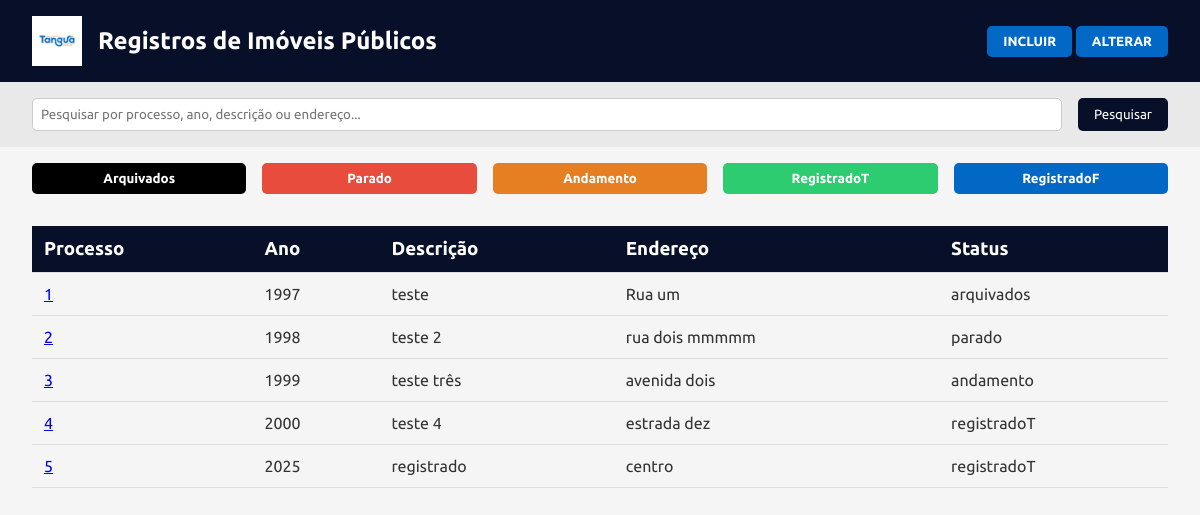
The page / on the database its author committed.
### tables this page shows
CREATE TABLE `processos` (
  `processo` int(11) NOT NULL,
  `ano` char(30) NOT NULL,
  `descricao` varchar(200) NOT NULL,
  `endereco` varchar(250) NOT NULL,
  `status` varchar(20) NOT NULL
);

### index.php (the view, shortened to what this page needs)
<?php
require_once 'conexao.php';
$sql = "SELECT * FROM processos WHERE 1=1";
$params = [];
$stmt = $pdo->prepare($sql);
$stmt->execute($params);
$processos = $stmt->fetchAll(PDO::FETCH_ASSOC);
?>
<!DOCTYPE html>
<html lang="pt-BR">
<head>
    <link rel="stylesheet" href="./assets/style.css">
</head>
<body>
    <header>
        <div class="logo">
            <img src="./images/logo_ptangua.png" alt="Logo">
            <span><h2>Registros de Imóveis Públicos</h2></span>
        </div>
        <nav>
            <button onclick="location.href='incluir_processos.php'">INCLUIR</button>
            <button onclick="alterarProcesso()">ALTERAR</button>
        </nav>
    </header>
    <div class="search-container">
        <input type="text" id="search" placeholder="Pesquisar por processo, ano, descrição ou endereço...">
        <button onclick="pesquisar()">Pesquisar</button>
    </div>
    <div class="status-buttons">
        <button class="status-btn black" onclick="filtrarStatus('arquivados')">Arquivados</button>
        <button class="status-btn red" onclick="filtrarStatus('parado')">Parado</button>
        <button class="status-btn orange" onclick="filtrarStatus('andamento')">Andamento</button>
        <button class="status-btn green" onclick="filtrarStatus('registradoT')">RegistradoT</button>
        <button class="status-btn blue" onclick="filtrarStatus('registradoF')">RegistradoF</button>
    </div>
    <section class="processos-table">
        <table>
            <thead>
                <tr>
                    <th>Processo</th>
                    <th>Ano</th>
                    <th>Descrição</th>
                    <th>Endereço</th>
                    <th>Status</th>
                </tr>
            </thead>
            <tbody>
                <?php foreach ($processos as $processo): ?>
                <tr>
                    <td><a href="historico.php?processo=<?= $processo['processo'] ?>"><?= $processo['processo'] ?></a></td>
                    <td><?= $processo['ano'] ?></td>
                    <td><?= $processo['descricao'] ?></td>
                    <td><?= $processo['endereco'] ?></td>
                    <td><?= $processo['status'] ?></td>
                </tr>
                <?php endforeach; ?>
            </tbody>
        </table>
    </section>
</body>
</html>

### assets/style.css (style rules this page uses)
* { margin: 0; padding: 0; box-sizing: border-box; font-family: 'Ubuntu', sans-serif; }
body { background-color: #f5f5f5; color: #333; }
header { background-color: #080F29; color: white; padding: 1rem 2rem; display: flex; justify-content: space-between; align-items: center; }
.logo { display: flex; align-items: center; gap: 1rem; }
.logo img { height: 50px; }
nav button { background-color: #0168c6; color: white; border: none; padding: 0.5rem 1rem; border-radius: 5px; cursor: pointer; font-weight: bold; transition: background-color 0.3s; }
.search-container { padding: 1rem 2rem; background-color: #e9e9e9; display: flex; gap: 1rem; }
.search-container input { flex: 1; padding: 0.5rem; border: 1px solid #ccc; border-radius: 5px; }
.search-container button { padding: 0.5rem 1rem; background-color: #080F29; color: white; border: none; border-radius: 5px; cursor: pointer; }
.status-buttons { padding: 1rem 2rem; display: flex; gap: 1rem; flex-wrap: wrap; }
.status-btn { padding: 0.5rem 1rem; border: none; border-radius: 5px; cursor: pointer; font-weight: bold; color: white; flex: 1; min-width: 120px; }
.black { background-color: #000000; }
.red { background-color: #e74c3c; }
.orange { background-color: #e67e22; }
.green { background-color: #2ecc71; }
.blue { background-color: #0168c6; }
.processos-table { padding: 1rem 2rem; }
table { width: 100%; border-collapse: collapse; }
th, td { padding: 0.75rem; text-align: left; border-bottom: 1px solid #ddd; }
th { background-color: #080F29; color: white; font-size: 1.17em; }

### rows shown on the page
processos: processo "1", ano "1997", descricao "teste", endereco "Rua um", status "arquivados"
processos: processo "2", ano "1998", descricao "teste 2", endereco "rua dois mmmmm", status "parado"
processos: processo "3", ano "1999", descricao "teste três", endereco "avenida dois", status "andamento"
processos: processo "4", ano "2000", descricao "teste 4", endereco "estrada dez", status "registradoT"
processos: processo "5", ano "2025", descricao "registrado", endereco "centro", status "registradoT"
